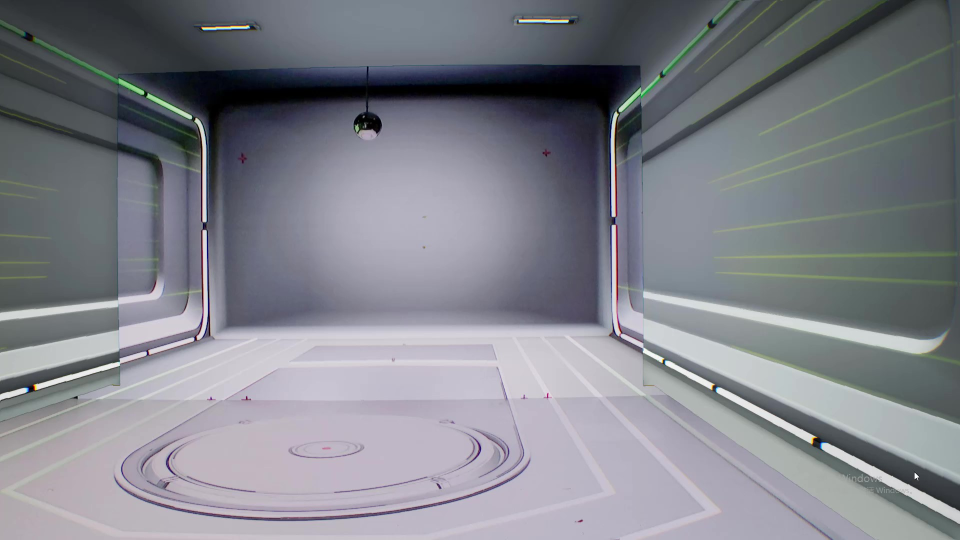
#> input picture src.jpg, 1920 x 1080 px, found by its file name (shown at 1/2 size)
$ python PoissonBlend.py
#> lines starting #> are read from the running program, lines starting #| are printed output that depends on the picture; after the words box and inside, x2 and y2 are one past the last pixel; in counts of white or black regions, pixels touching at a corner belong together
# /Disk1/XR/XR Color Consistency/第一帧/虚实融合.png
import cv2
import numpy as np

case=4
if case==1:
    target = '/Disk1/XR/XR Color Consistency/第一帧/虚拟场景.png'
    src = '/Disk1/XR/XR Color Consistency/第一帧/虚实融合.png'
    mask = '/Disk1/XR/XR Color Consistency/第一帧/mask.png'
elif case == 2:
    target = '/Disk1/Projects/Blend/GP-GAN/images/test_images/res_colorw2.png'
    src = target
    mask = '/Disk1/Projects/Blend/GP-GAN/images/test_images/底板.png'
elif case == 3:
    target='/Disk1/XR/phone_texture/phone_camera.jpg'
    src = '/Disk1/XR/phone_texture/phone_camera.jpg'
    mask = '/Disk1/XR/phone_texture/mask_label.png'
else:
    target = '/Disk1/XR/ZRS/dst.png'
    src = '/Disk1/XR/ZRS/src.jpg'
    mask = '/Disk1/XR/ZRS/mask.png'


def PoissonBlend(src, target, mask):
    # 输入的mask背景为1 前景为0
#> called with src = '/Disk1/XR/ZRS/src.jpg', target = '/Disk1/XR/ZRS/dst.png', mask = '/Disk1/XR/ZRS/mask.png'
    src = cv2.imread(src, 1)
#> src is the input picture: shape (1080, 1920, 3); mean B, G, R 138, 130.3, 128.5
    dst = cv2.imread(target, 1)
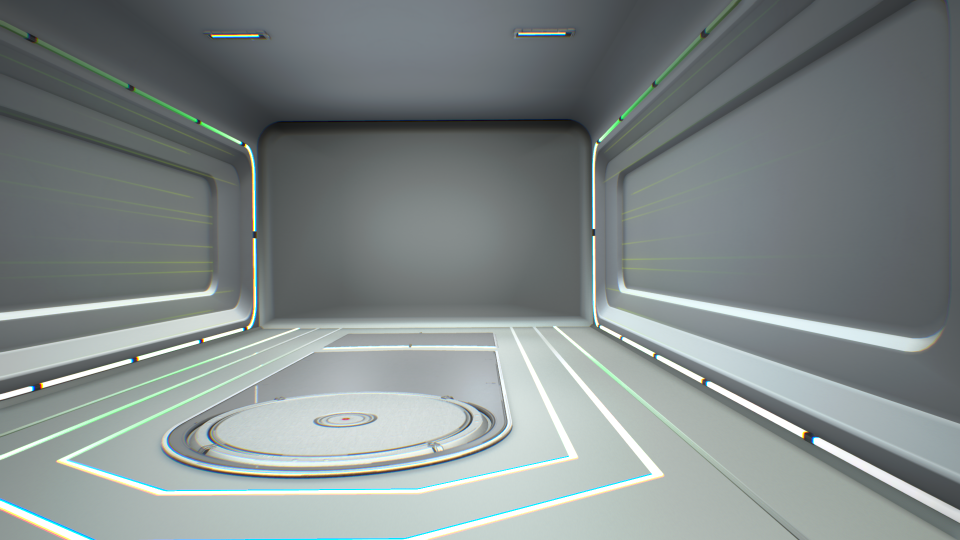
#> input picture dst.png, 1920 x 1080 px, found by its file name (shown at 1/2 size)
#> dst is the input picture: shape (1080, 1920, 3); mean B, G, R 135.9, 136.2, 127.8
    mask = cv2.imread(mask, cv2.IMREAD_GRAYSCALE)
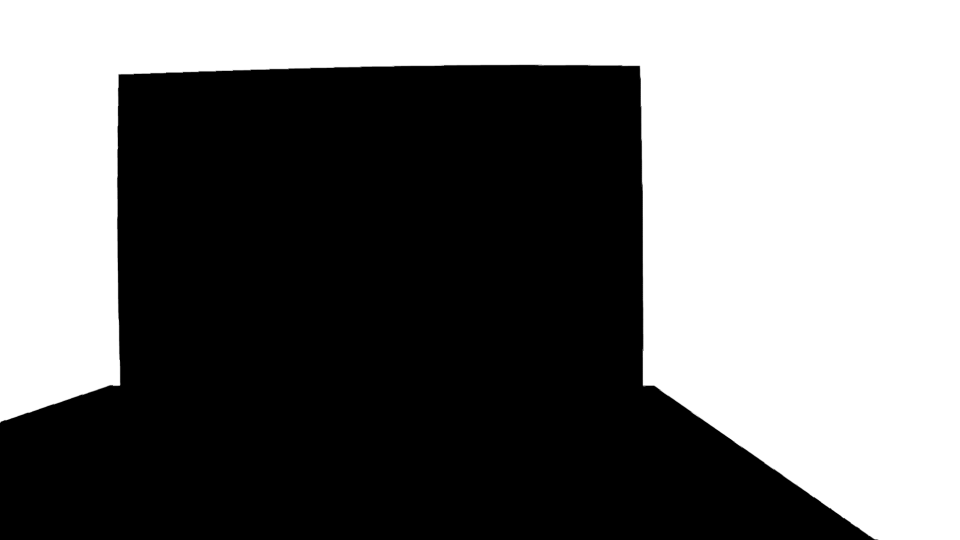
#> input picture mask.png, 1920 x 1080 px, found by its file name (shown at 1/2 size)
#> mask is the input picture: shape (1080, 1920); min 0, max 255, mean 116
    mask = (1 - (mask > 128).astype(np.uint8)) * 255
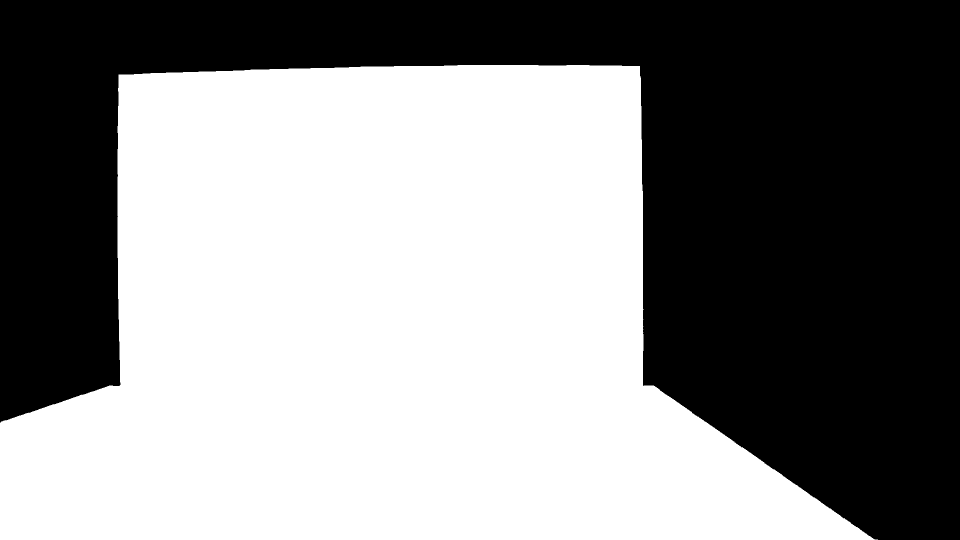
#> mask: shape (1080, 1920) (shown at 1/2 size); 54.5% white; 1 black region, box (x1, y1, x2, y2) and area: (0, 0, 1920, 1080) 943230
    # center = (920, 604)   # 虚实
    center = (880, 604)    # ZRS
    # center = (int(1920 / 2), int(1080 / 2))
    # center = (721, 893)
    # 输入的mask背景为0 前景为1
    # res = cv2.seamlessClone(src, dst, mask, center, flags=cv2.MONOCHROME_TRANSFER)
    res = cv2.seamlessClone(src, dst, mask, center, flags=cv2.NORMAL_CLONE)
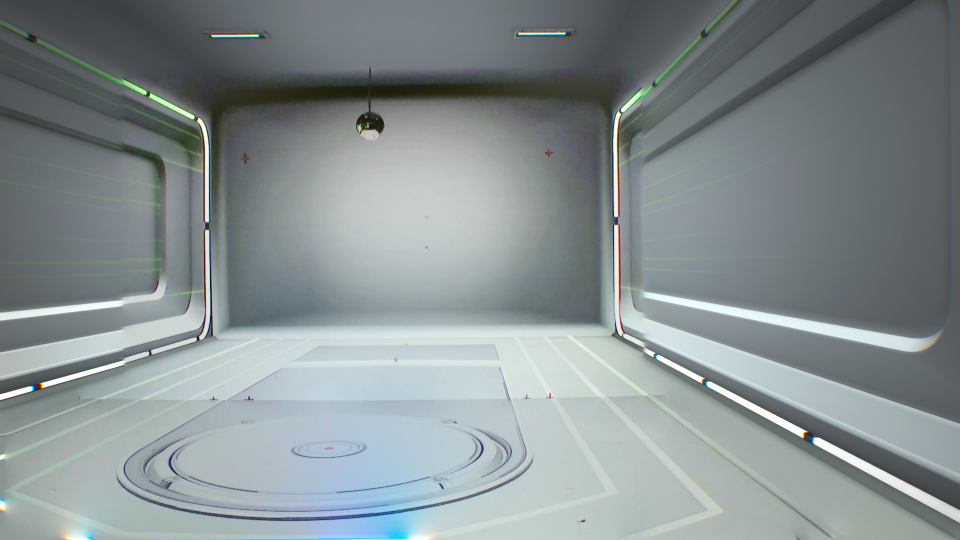
#> res: shape (1080, 1920, 3) (shown at 1/2 size); mean B, G, R 145.4, 143.7, 134.1
    cv2.imwrite('bossionBlend_2fusion_phone.png', res)

# [21 lines of commented-out code are left out]
PoissonBlend(src, target, mask)
